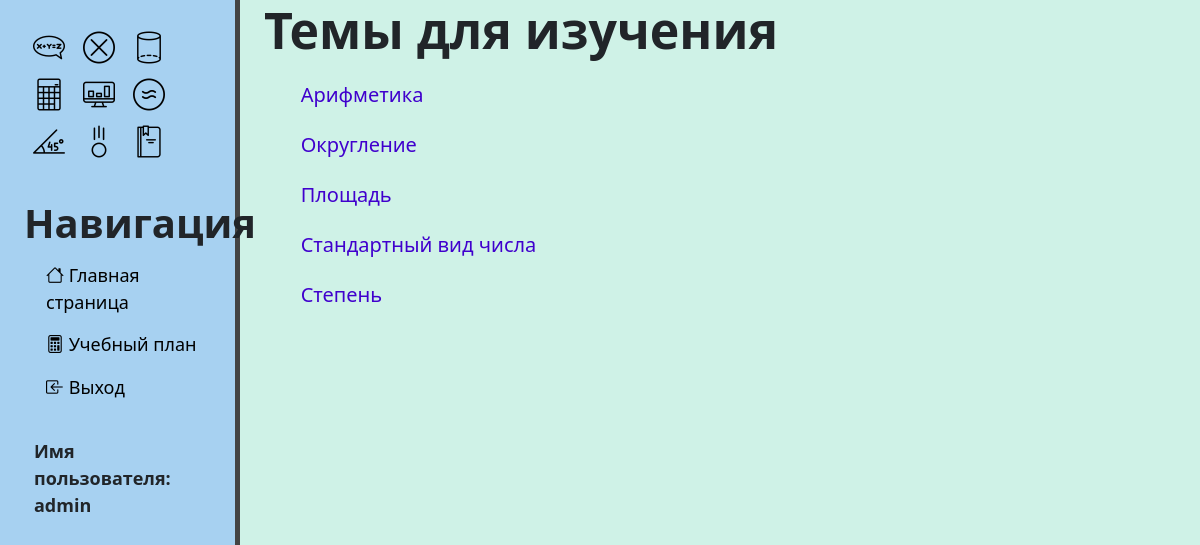
Screenshot of /topic/study_plan (signed in) with the database file from the repository.
### topic/models.py (models this page shows)
class Theme(models.Model):
    theme_name = models.CharField(max_length=50)
    theme_link = models.CharField(max_length=30)
    user_id = models.FloatField()

### topic/views.py (the view)
# urls.py: path('study_plan', views.study_plan, name='study_plan'),
def study_plan(request):
    temp = {}
    for theme in Theme.objects.filter(user_id=request.user.id).order_by('theme_name'):
        temp[theme.theme_name] = theme.theme_link
    data = {
        'title': 'Учебный план',
        'themes': temp,
    }
    return render(request, 'main/study_plan.html', data)

### main/templates/main/study_plan.html (shortened to what this page needs)
{% extends 'main/layout.html' %}
{% block content %}
    <div class="features">
        {% if themes %}
        <h1>Темы для изучения</h1>
        <ul>
            {% for key, value in themes.items %}
            <li><a href="{% url value %}">{{ key }}</a></li>
            {% endfor %}
        </ul>
        {% else %}
        <h1>Весь материал изучен!</h1>
        <p>Вы знаете весь материал с нашего портала.</p>
        {% endif %}
    </div>
{% endblock %}

### main/templates/main/layout.html (shortened to what this page needs)
{% load static %}
<!DOCTYPE html>
<html lang="en">
<head>
    <link rel="stylesheet" href="https://cdn.jsdelivr.net/npm/bootstrap@5.1.3/dist/css/bootstrap.min.css">
    <link rel="stylesheet" href="{% static 'main/css/main.css' %}">
    <link rel="stylesheet" href="https://cdn.jsdelivr.net/npm/bootstrap-icons@1.8.0/font/bootstrap-icons.css">
</head>
<body>
    <aside>
        <img src="{% static 'main/img/second_img.jpg' %}">
        <h3>Навигация</h3>
        <ul>
            <li><a href="{% url 'home' %}"><i class="bi bi-house"></i> Главная страница</a></li>
            <li><a href="{% url 'study_plan' %}"><i class="bi bi-calculator"></i> Учебный план</a></li>
        </ul>
        {% if request.user.is_authenticated %}
        <ul>
            <li><a href="{% url 'logout' %}"><i class="bi bi-box-arrow-in-left"></i> Выход</a></li>
        </ul>
        <p>Имя пользователя: <br>{{ user.username }} </p>
        {% else %}
        <ul>
            <li><a href="{% url 'login' %}"><i class="bi bi-box-arrow-in-right"></i> Вход</a></li>
            <li><a href="{% url 'register' %}"><i class="bi bi-box-arrow-in-right"></i> Регистрация</a></li>
        </ul>
        {% endif %}
    </aside>
    <main>
        {% block content %}
        {% endblock %}
        <br>
        <br>
    </main>
</body>
</html>

### main/static/main/css/main.css (style rules this page uses)
body { background: #CFF2E7 }
aside, main { display: block; }
aside { float: left; background: #A7D1F1; height: 100vh; padding: 2%; width: 20%; border-right: 5px solid #444444; position: fixed; }
aside img { width: 150px; float: left; }
aside h3 { margin-top: 130px; font-size: 40px; font-weight: 700; }
aside ul { list-style: none; }
aside ul li { color: #000000; font-weight: 500; font-size: 18px; display: block; margin-top: 15px; margin-left: -10px; transition: all .5s ease; }
aside ul a { color: #000000; font-weight: 500; text-decoration: none; }
aside p { margin-top: 20%; margin-left: 10px; font-size: 18px; font-weight: 700; }
main ul li { list-style: none; text-decoration: none; margin-top: 15px; margin-left: 20%; }
main .features h1 { font-size: 50px; margin-left: 22%; font-weight: 700; }
main .features ul li { font-size: 20px; max-width: 1000px; margin-top: 20px; margin-left: 23%; color: #000000; transition: all .5s ease; font-weight: 500; }
main .features ul a { color: #4000cd; text-decoration: none }

### rows the page displays
Theme: themes "Арифметика"
Theme: themes "Округление"
Theme: themes "Площадь"
Theme: themes "Стандартный вид числа"
Theme: themes "Степень"

### other values shown
{{ user.username }} "admin"
